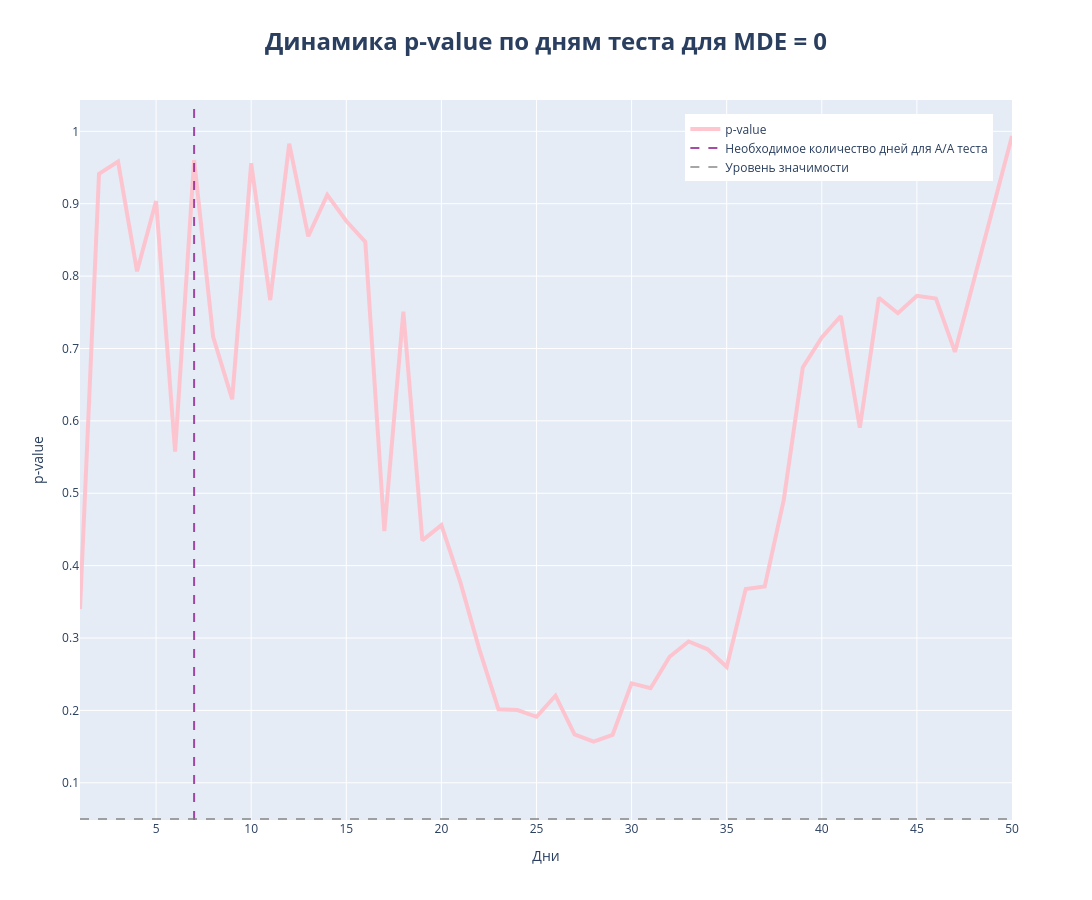

Notebook source saved alongside this figure:
### Code cell
fig = go.Figure()
fig.add_trace(go.Scatter(
    x=df_aa['День'], 
    y=df_aa['p-value'],
    name='p-value',
    line=dict(color='pink', width=4),
    opacity=0.9
))


fig.add_vline(
    x=7,
    line=dict(
        color='purple',
        width=2,
        dash='dash'  
    ),
    opacity=0.7,
    name='Необходимое количество дней для A/A теста',
    showlegend=True
)

fig.add_hline(
    y=0.05,
    line=dict(
        color='grey',
        width=2,
        dash='dash'  
    ),
    opacity=0.7,
    name='Уровень значимости',
    showlegend=True
)

fig.update_layout(
    title=dict(
        text='<b>Динамика p-value по дням теста для MDE = 0</b>',
        font=dict(size=24),
        x=0.5
    ),
    xaxis=dict(title='Дни'),
    yaxis=dict(title='p-value'),
    legend=dict(
        #title=dict(text='<b>Группы</b>'),
        x=0.98,      
        y=0.98,      
        xanchor='right',  
        yanchor='top'     
    ),
    hovermode='x unified',
    width=1600,
    height=900
)

fig.show()

### Figure 1 — Plotly figure (JSON) as saved in the notebook; plotly's stock layout.template omitted (floating-point values rounded to 4 significant figures)
{"data": [{"line": {"color": "pink", "width": 4}, "name": "p-value", "opacity": 0.9, "type": "scatter", "x": [1, 2, 3, 4, 5, 6, 7, 8, 9, 10, 11, 12, 13, 14, 15, 16, 17, 18, 19, 20, 21, 22, 23, 24, 25, 26, 27, 28, 29, 30, 31, 32, 33, 34, 35, 36, 37, 38, 39, 40, 41, 42, 43, 44, 45, 46, 47, 48, 49, 50], "y": [0.3399, 0.9413, 0.9581, 0.8066, 0.9037, 0.5574, 0.9604, 0.716, 0.6299, 0.9559, 0.7668, 0.983, 0.8551, 0.9123, 0.8761, 0.8474, 0.4477, 0.751, 0.4349, 0.4559, 0.3769, 0.284, 0.2017, 0.2005, 0.1912, 0.2203, 0.1668, 0.1568, 0.1661, 0.2373, 0.2306, 0.2742, 0.2953, 0.2845, 0.26, 0.3678, 0.3712, 0.4908, 0.6737, 0.7152, 0.7449, 0.5906, 0.7701, 0.7488, 0.7728, 0.769, 0.6952, 0.7935, 0.8949, 0.9935]}], "layout": {"height": 900, "hovermode": "x unified", "legend": {"x": 0.98, "xanchor": "right", "y": 0.98, "yanchor": "top"}, "shapes": [{"line": {"color": "purple", "dash": "dash", "width": 2}, "name": "Необходимое количество дней для A/A теста", "opacity": 0.7, "showlegend": true, "type": "line", "x0": 7, "x1": 7, "xref": "x", "y0": 0, "y1": 1, "yref": "y domain"}, {"line": {"color": "grey", "dash": "dash", "width": 2}, "name": "Уровень значимости", "opacity": 0.7, "showlegend": true, "type": "line", "x0": 0, "x1": 1, "xref": "x domain", "y0": 0.05, "y1": 0.05, "yref": "y"}], "title": {"font": {"size": 24}, "text": "<b>Динамика p-value по дням теста для MDE = 0</b>", "x": 0.5}, "width": 1600, "xaxis": {"title": {"text": "Дни"}}, "yaxis": {"title": {"text": "p-value"}}}}
